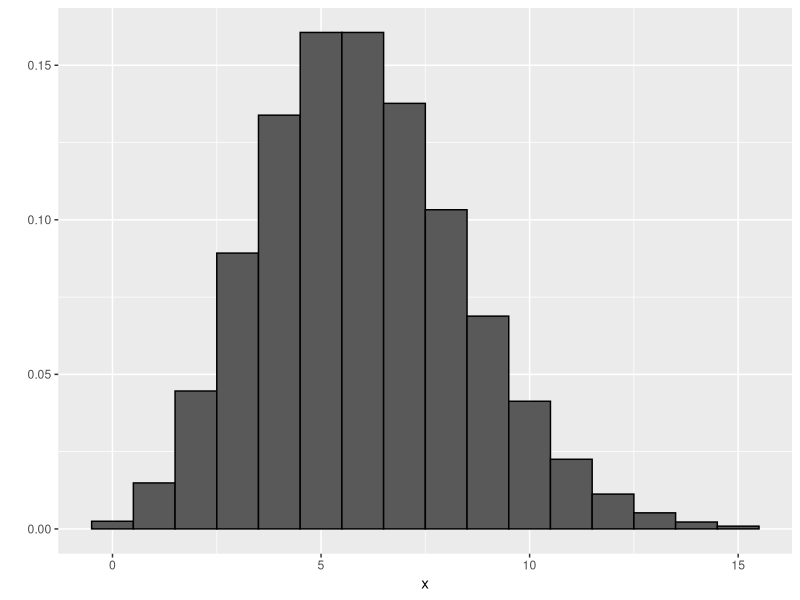
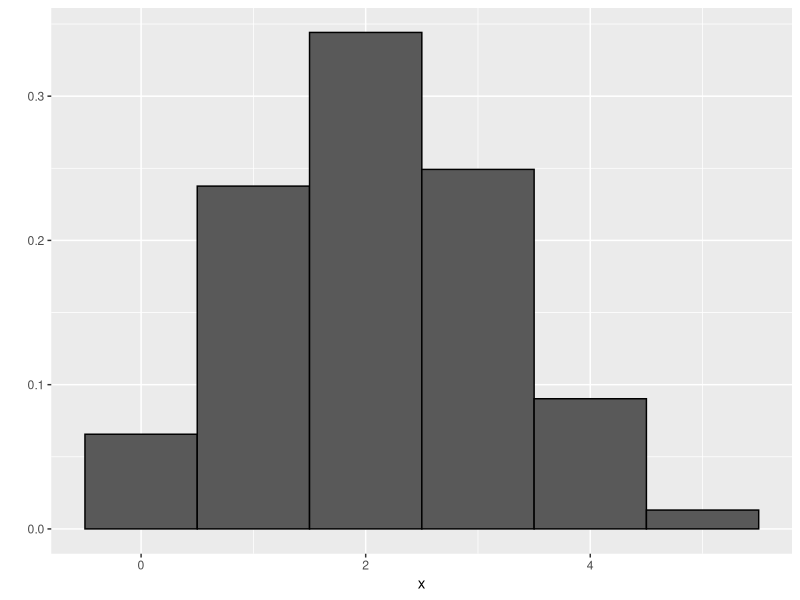
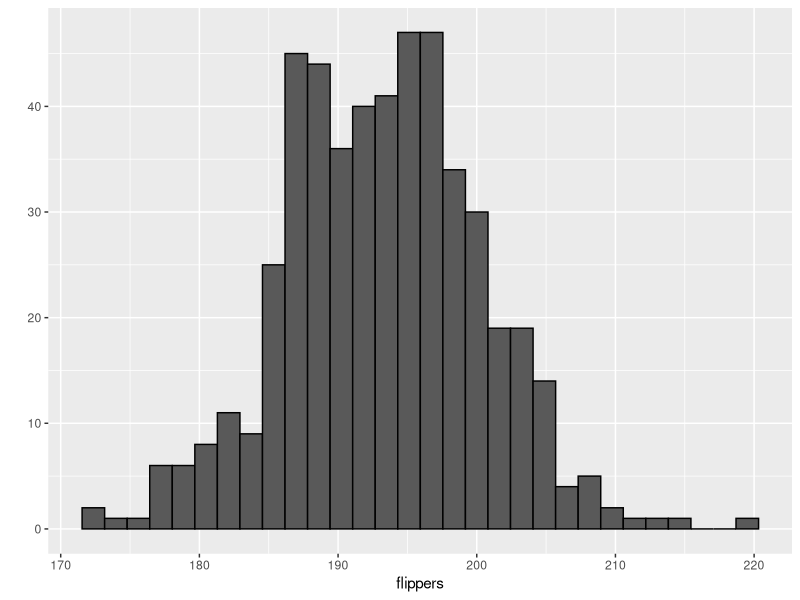

The R script that drew these images, in order:
# RANDOM EXAMPLES
#-----------------------------------------------------------------------------------------------
# Examples FOR POISSON DISTRIBUTION
#-----------------------------------------------------------------------------------------------
# Calls to a customer-service line come at an everage rate of 6 every 5 minutes
# 1) what is the prob that there are exactly 4 calls in a 5 minute period?
#    That there are at least 4?

# EXACTLY 4 successes
dpois(4, 6)

# AT LEAST 4 successes (at most 3 success)
1-ppois(3, 6)

# 2) Construct a prob hist. for the number of calls to the line in a given 5 minute-period
x <- 0:15
probs <- dpois(x, 6)
probs
library(tidyverse)
qplot(x, weight=probs, geom="histogram", bins= 16,
      color = I("black"))

# 3) Simulate the number of calls in 50 such periods
rpois(50, 6)

#-----------------------------------------------------------------------------------------------
# Examples FOR BINOMIAL DISTRIBUTION
#-----------------------------------------------------------------------------------------------
# Let X represent the number of sixes in 10 rolls of a fair die. Simulate 50 runs of this prob
rbinom(50, 10, 1/6)
table(rbinom(50, 10, 1/6))

# In survey, 72% of Americans prefer dogs to cats. If 8 Americans are chosen at random, what is the
# prob that exactly 6 prefer dogs? That fewer than 6 do?
# x = 6, sample size = 8, prob of success= 72%
dbinom(6, 8, .72)

# P(X < 6)
pbinom(5, 8, .72)

# A weighted coin has a 42% chance of coming up heads. What is the expected number of heads in 5 tosses? 
# The Standard Deviation? Construct a prob hist for X, the number of heads in 5 tosses.
x <- 0:5
p <- dbinom(x, 5, .42)
p
sum(p)


weighted.mean(x, p)
# HIST
library(tidyverse)
qplot(x, weight = p, geom = "histogram", bins = 6, col= I("black"))

#-----------------------------------------------------------------------------------------------
# Examples FOR NORMAL DISTRIBUTION
#-----------------------------------------------------------------------------------------------
# Flipper lengths of a certain kind of penguin are normally distributed with mean 192.9 mm and 
# standard deviation 7.1mm

# 1) What is the prob that a randomly-selected penguin has a flipper less than 200 mm long? More than?
# Given length, and need prob in normal dist
pnorm(200, 192.9, 7.1)

#longer than
1- pnorm(200, 192.9, 7.1)
# 2) What is the 90th percentile for flippers length in these penguins?
# get back a flipper length (x value)
qnorm(.90, 192.9, 7.1)  #200.2mm

# 3) Simulate 500 random selections from this population and plot the results
flippers <- rnorm(500, 192.9, 7.1)
flippers


library(tidyverse)
qplot(flippers, col = I("black"))
#-----------------------------------------------------------------------------------------------
# Example: User defined functions
#-----------------------------------------------------------------------------------------------
# Will take in a vector and output the mean and median
mean_median <- function(vector){
  mean  <- mean(vector)
  median <- median(vector)
  return(c(mean,median))    # Needed
}
# output
mean_median(c(1,1,1,3,4))

#-----------------------------------------------------------------------------------------------
# Apply()
#-----------------------------------------------------------------------------------------------
# Standard 3x3 matrix
mtrx <- matrix((1:12), nrow=3)
# We want to find the maximum value for each row of our matrix.
apply(mtrx, 1, max)  # '1' identifies all rows


# Create a function
add1 <- function(x){
  x+1
}

# create a VECTOR and apply function 
vec <- c(1,2,3)
lapply(vec, add1)
# Output will be each number in a new row

# Create a LIST and apply function
lst <- list(TRUE, c(1,2,3), 10)
lst

lapply(lst, add1)   # Add 1 to each value in the list

# Create a DATAFRAME and apply function
df <- data.frame(a=1:3, b=4:6, c=7:9, d=10:12)
df

lapply(df, add1)
#$a
#[1] 2 3 4

#$b
#[1] 5 6 7

#$c
#[1]  8  9 10

#$d
#[1] 11 12 13



#-----------------------------------------------------------------------------------------------
# list()
#-----------------------------------------------------------------------------------------------
# Change value of a specific item
this <- list("apple", "nanna", "minion")
this[1]
this[1] <- "Gru"
this
length(this)

# Check if an item is in a list 
"Gru" %in% this

# Add item to list
append(this, "purple minion")

# Loopin through
this
for (i in this){
  print(i)
}





